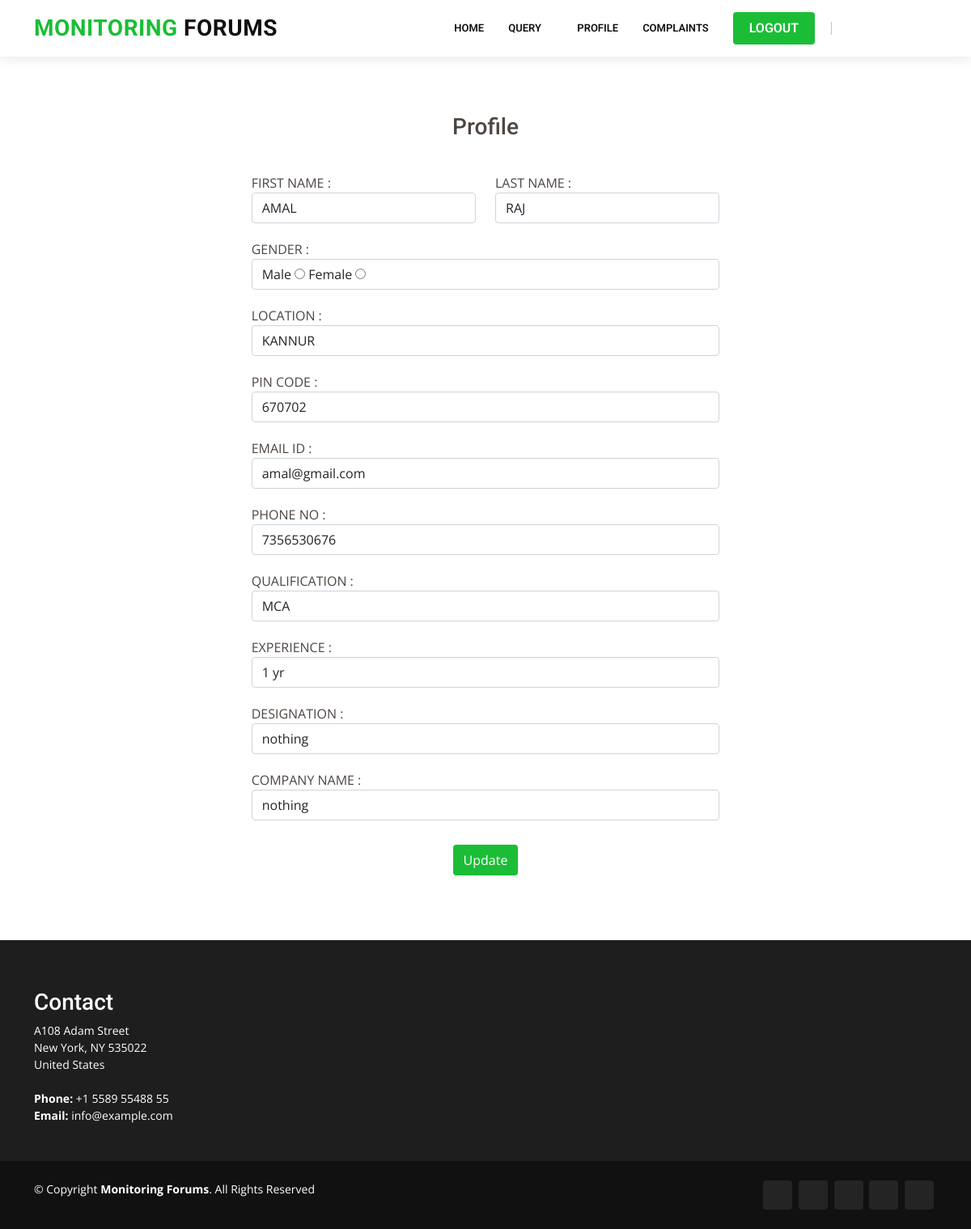
The page /viewprofileUSER/ (signed in) on the database its author committed.
### Users/models.py (models this page shows)
class userregistration_tb(models.Model) :
    fname=models.CharField(max_length=20,default="hh")
    lastname = models.CharField(max_length=20)
    gender=models.CharField(max_length=20)
    location=models.CharField(max_length=20)
    pincode=models.CharField(max_length=20,default="nothing")
    mailid=models.CharField(max_length=20)
    phonenum=models.CharField(max_length=20)
    qualification=models.CharField(max_length=20)
    experience = models.CharField(max_length=20,default="nothing")
    designation = models.CharField(max_length=20,default="nothing")
    companyname = models.CharField(max_length=20,default="nothing")
    username=models.CharField(max_length=20)
    password=models.CharField(max_length=20)

### Users/views.py (the view)
# urls.py: url(r'^viewprofileUSER/', users_view.viewprofileUSER, name='viewprofileUSER'),
@never_cache
def viewprofileUSER(request):
    if 'id' not in request.session:
        return redirect('index')
    ob = userregistration_tb.objects.filter(id=request.session['id'])
    return render(request,"users/viewprofileUSER.html",{'data': ob})

### Templates/users/viewprofileUSER.html (shortened to what this page needs)
{% extends 'users/base.html'%}
{% block content %}
<section style="margin-top:50px;">
	<div class="container">
		<div class="text-center" style="margin-top:30px"><h3>Profile</h3></div>
			<div class="row" style="margin:0 auto;width:60%;margin-top:20px;">
                    <form method="POST" action="{% url 'viewprofileUSERaction' %}" style="width:90%;margin-bottom:40px;margin:20px auto" id="register-form">
                        {% for v in data %}
                        <div class="row">
			                    <div class="col">
                            <div class="form-group">
                                <label for="name">FIRST NAME :</label>
                                <input type="text"  name="txtfname" value="{{v.fname}}" id="name" class="form-control" required/>
                            </div>
			                    </div>
			                    <div class="col">
                            <div class="form-group">
                                <label for="name">LAST NAME :</label>
                                <input type="text" name="lname" value="{{v.lastname}}" id="lname" class="form-control" required/>
                            </div>
			                    </div>
                        </div>
                        <div class="form-group" style="margin-top: 20px;">
                            <label for="gender" class="radio-label">GENDER :</label>
				                    <div class="form-control">
                              <label for="website">Male</label>
                              <input type="radio" name="radgender" value="M"
                                     >
                             <label for="website">Female</label>
                             <input type="radio" name="radgender" value="F"
                                     >
				                    </div>
                        </div>
                        <div class="form-group" style="margin-top: 20px;">
                                <label for="name"> LOCATION :</label>
                                <input type="text" name="txtlocation" value="{{v.location}}" class="form-control" id="location" required/>
                            </div>
                        <div class="form-group" style="margin-top: 20px;">
                                <label for="name"> PIN CODE :</label>
                                <input type="text" name="txtpincode" value="{{v.pincode}}" class="form-control" id="pin" required/>
                            </div>
                         <div class="form-group" style="margin-top: 20px;">
                                <label for="name"> EMAIL ID :</label>
                                <input type="email" name="txtemail" value="{{v.mailid}}" class="form-control" id="mail" required/>
                            </div>
                         <div class="form-group" style="margin-top: 20px;">
                                <label for="name"> PHONE NO :</label>
                                <input type="text" name="txtphn" value="{{v.phonenum}}" class="form-control" id="phn" required/>
                            </div>
                        <div class="form-row" style="margin-top: 20px;">
                            <div class="form-group">
                                <label for="qualification">QUALIFICATION :</label>
                                <select name="qualification" class="form-control" required>
                                  <option {% if v.qualification == 'MCA'%} selected {% endif %}>MCA</option>
                                   </select>
                            </div>
                            <div class="form-group" style="margin-top: 20px;">
                                <label for="experience">EXPERIENCE :</label>
                                <select name="experience" class="form-control" required>
                                  <option {% if v.experience == '1 yr'%} selected {% endif %}>1 yr</option>
                                  </select>
                            </div>
                        </div>
                        <div class="form-group" style="margin-top: 20px;">
                            <label for="birth_date">DESIGNATION :</label>
                            <input type="text" name="designation" value="{{v.designation}}" id="designation" class="form-control" required>
                        </div>
                        <div class="form-group" style="margin-top: 20px;">
                            <label for="pincode">COMPANY NAME :</label>
                            <input type="text" name="cname" value="{{v.companyname}}" id="pincode" class="form-control" required>
                        </div>
                        {% endfor %}
                        <div class="text-center" style="margin-top:30px">
                            <input type="submit" value="Update" class="btn" style="background:#1bbd36;color:white" name="submit" id="btnsave"/>
                        </div>
                    </form>
		</div>
	</div>
</section>
{% endblock %}

### static/Company/assets/css/style.css (style rules this page uses)
body { font-family: "Open Sans", sans-serif; color: #4d4643; }
h1, h2, h3, h4, h5, h6 { font-family: "Roboto", sans-serif; }
section { padding: 60px 0; overflow: hidden; }

### rows shown on the page
userregistration_tb: txtfname "AMAL", lname "RAJ", txtlocation "KANNUR", txtpincode "670702", txtemail "amal@gmail.com", txtphn "7356530676", designation "nothing", cname "nothing"
